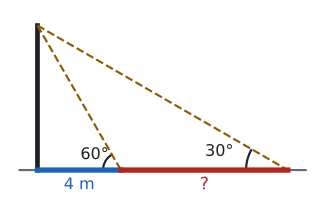

The Python source for this figure:
import sys; sys.path.insert(0, "tools")
from cizim import *

def uz(P, Q): return round(float(np.linalg.norm(np.asarray(P, float) - np.asarray(Q, float))), 3)
def kenar(ax, P, Q, metin, G, d=0.35, renk=YAZI, fs=13):
    """[PQ] kenarının ortasına, G noktasından uzak tarafa etiket."""
    P, Q = np.asarray(P, float), np.asarray(Q, float); M = (P + Q) / 2
    u = (Q - P) / np.linalg.norm(Q - P); v = np.array([-u[1], u[0]])
    if np.dot(v, M - np.asarray(G, float)) < 0: v = -v
    ax.text(*(M + d * v), metin, ha="center", va="center", color=renk, fontsize=fs)
def dik(ax, K, P, Q, s=0.25, renk=SOLUK):
    """K köşesinde KP ile KQ arasındaki dik açı işareti."""
    K, P, Q = (np.asarray(t, float) for t in (K, P, Q))
    u = (P - K) / np.linalg.norm(P - K) * s; v = (Q - K) / np.linalg.norm(Q - K) * s
    ax.plot(*zip(K + u, K + u + v, K + v), color=renk, lw=1.3)
def aci_olc(K, P, Q):
    K = np.asarray(K, float); u, v = np.asarray(P, float) - K, np.asarray(Q, float) - K
    return round(float(np.degrees(np.arccos(np.dot(u, v) / np.linalg.norm(u) / np.linalg.norm(v)))), 3)

# Direk boyu 4√3; ışın 60° iken gölge 4 m, 30° iken gölge 12 m.
k = 0.35
P = np.array([0.0, 0.0]); T = np.array([0.0, 4 * np.sqrt(3) * k]); G1 = np.array([4 * k, 0.0]); G2 = np.array([12 * k, 0.0])
print("a1", aci_olc(G1, T, P), "a2", aci_olc(G2, T, P), "PG1", uz(P, G1) / k, "PG2", uz(P, G2) / k)
fig, ax = sekil(5, 2.6); ax.set_aspect("equal"); ax.axis("off")
ax.plot([-0.3, G2[0] + 0.3], [0, 0], color=SOLUK, lw=1.6)
ax.plot(*zip(P, T), color=YAZI, lw=3.5)
ax.plot(*zip(T, G1), color=SARI, lw=1.6, ls="--"); ax.plot(*zip(T, G2), color=SARI, lw=1.6, ls="--")
ax.plot(*zip(P, G1), color=MAVI, lw=4); ax.plot(*zip(G1, G2), color=KIRMIZI, lw=4)
aci(ax, G1, T, P, r=0.3, ad="60°", renk=YAZI)
aci(ax, G2, T, P, r=0.7, ad="30°", renk=YAZI)
ax.text(G1[0] / 2, -0.25, "4 m", ha="center", va="center", fontsize=12, color=MAVI)
ax.text((G1[0] + G2[0]) / 2, -0.25, "?", ha="center", va="center", fontsize=13, color=KIRMIZI)
ax.set_xlim(-0.5, G2[0] + 0.4); ax.set_ylim(-0.5, T[1] + 0.3)
kaydet(fig, __file__)
